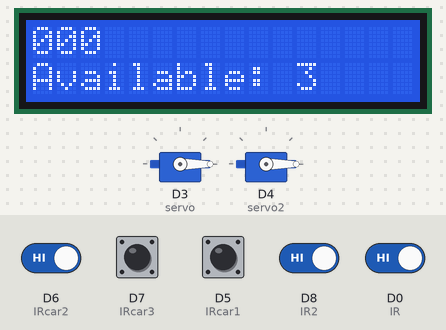
This sketch was run on a simulated ESP8266 (NodeMCU). On the bench: 16×2 character LCD, 2 × servo. The test bench sets the inputs (shaded band); at power-on: D0 (IR), D5 (IRcar1), D6 (IRcar2), D7 (IRcar3), D8 (IR2) HIGH. WiFi joins after 1.5 s; servers stay silent unless stated; what the sketch prints to the serial monitor is not drawn.

Above: at 2.9 s.
3.0 s: D8 (IR2) driven LOW
At 3.6 s:
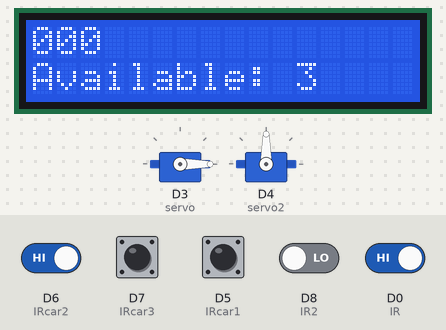
4.6 s: D0 (IR) driven LOW
At 6.5 s:
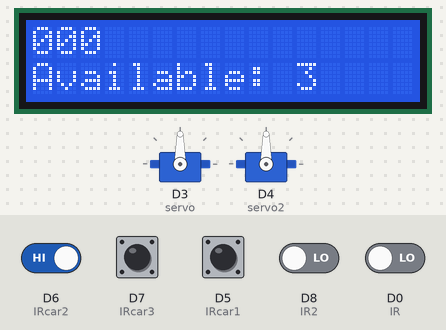
6.8 s: D6 (IRcar2) driven LOW
At 9.8 s:
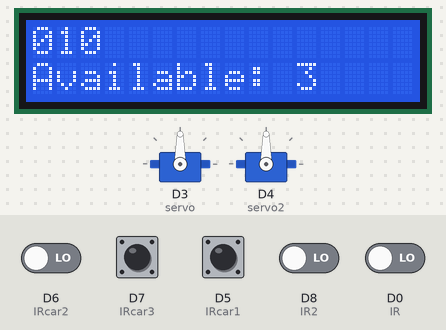
Timing chart, 0 to 11.3 s (numbered marks = the images above; inputs shaded):
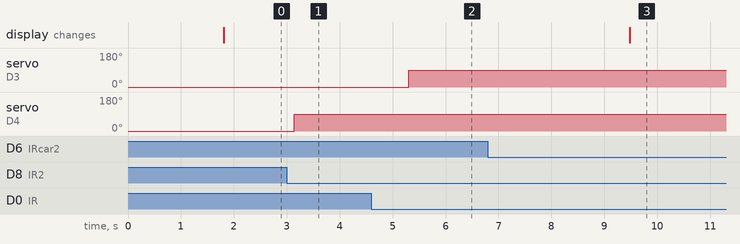

The sketch:

ServerTest.ino
```cpp
#include <LiquidCrystal_I2C.h>
LiquidCrystal_I2C lcd(0x27,16,2);

#include <Servo.h>


#include <ESP8266WiFi.h>
#define WIFI_SSID "Yoo"
#define WIFI_PASSWORD "freeloader"
WiFiServer server(80);

#include "FirebaseESP8266.h"
#define FIREBASE_HOST "test-98fc6.firebaseio.com"
#define FIREBASE_AUTH "jgklbUwA9Ht0fMmWOrkeLD7AfQmdTtInXDmzHGZ5"
FirebaseData firebaseData;

#define IR D0
#define IR2 D8

#define IRcar1 D5
#define IRcar2 D6
#define IRcar3 D7


#define servoVer D3
#define servoVer2 D4
Servo servo;
Servo servo2;


bool ir;
bool ir2;
bool ircar1;
bool ircar2;
bool ircar3;
int count = 3;
int slot1 = 0;
int slot2 = 0;
int slot3 = 0;
int ava;

void setup() {
  // put your setup code here, to run once:

//Serial.begin(9600);
    Serial.begin(115200);
    delay(10);

  // Connect to WiFi network
  Serial.println();
  Serial.println();
  Serial.print("Connecting to ");
  Serial.println(WIFI_SSID);

  WiFi.begin(WIFI_SSID, WIFI_PASSWORD);

  while (WiFi.status() != WL_CONNECTED)
  {
    Serial.print(".");
    delay(300);
  }
  Serial.println("");
  Serial.println("WiFi connected");

    // Start the server
  server.begin();
  Serial.println("Server started");

  // Print the IP address
  Serial.print("URL to connect: ");
  Serial.print("http://");
  Serial.print(WiFi.localIP());
  Serial.println("/");


  Firebase.begin(FIREBASE_HOST, FIREBASE_AUTH);
  Firebase.reconnectWiFi(true);
  Firebase.setInt(firebaseData, "/Available Parking Slots :", 3);


lcd.begin();
lcd.setCursor(0,0);
lcd.print("000");
pinMode(IR,INPUT);
pinMode(IR2,INPUT);
pinMode(IRcar1,INPUT);
pinMode(IRcar2,INPUT);
pinMode(IRcar3,INPUT);
//pinMode(servoVer,OUTPUT);
//pinMode(servoVer2,OUTPUT);
servo.attach(D3);//D3
servo2.attach(D4);//D4
servo.write(0);


servo2.write(0);

lcd.begin();
lcd.print("000");

}

void loop() {
  // put your main code here, to run repeatedly:

  ir = digitalRead(IR);
  ir2 = digitalRead(IR2);

  ircar1 = digitalRead(IRcar1);
  ircar2 = digitalRead(IRcar2);
  ircar3 = digitalRead(IRcar3);
  //lcd.begin();
  //lcd.print("000");

  lcd.setCursor(0,0);
  lcd.print(slot1);
  lcd.setCursor(1,0);
  lcd.print(slot2);
  lcd.setCursor(2,0);
  lcd.print(slot3);

if(ircar1 == 0)
  {
    Serial.println("Slot 1 is full");
    lcd.setCursor(0,0);
    slot1 = 1;
    lcd.print(slot1);
  }
  else {slot1 = 0;}

 if(ircar2 == 0)
  {
    Serial.println("Slot 2 is full");
    lcd.setCursor(1,0);
    slot2 = 1 ;

    lcd.print(slot2);
  }
 else {slot2 =0;}

  if(ircar3 == 0)
  {
    Serial.println("Slot 3 is full");
    lcd.setCursor(2,0);
    slot3 = 1 ;

    lcd.print(slot3);
  }
  else { slot3 = 0;}

  if(ir == 0)
  {
    Serial.println("object1 found");
    servo.write(90);
    delay(2000);
  }

  else if (ir == 1)
  {
    Serial.println("nothing");
    servo.write(0);
   // delay(1000);
  }


  if(ir2 == 0)
  {
    Serial.println("object2 found");
    servo2.write(90);
    delay(2000);

  }
  else if (ir2 == 1)
  {
    Serial.println("nothing2");
    servo2.write(0);
   // delay(2000);
  }

  lcd.setCursor(0,1);
  lcd.print("Available:");
  lcd.setCursor(11,1);
  ava = (3-(slot1+slot2+slot3));
  lcd.print(ava);


  if(Firebase.setInt(firebaseData, "/Available Parking Slots :", ava))
  {

     Serial.println("Set int data success");

  }else{


    Serial.print("Error in setInt, ");
    Serial.println(firebaseData.errorReason());
  }

  WiFiClient client = server.available();
  if (!client) {
    return;
  }

  client.println("HTTP/1.1 200 OK");
  client.println("Content-Type: text/html");
  client.println(""); //  do not forget this one
  client.println("<!DOCTYPE HTML>");
  client.println("<html>");

  client.print("BOOKED: ");
   client.print("<br>");

  if(ircar1 == 0) {
    client.print("<img src=\"https://i.ibb.co/3sc0JLp/car1.png\" width=\"440\" height=\"860\">");
  }

    if(ircar2 == 0) {
    client.print("<img src=\"https://i.ibb.co/LhnvMM4/car2.png\" width=\"440\" height=\"860\">");
  }


   if(ircar3 == 0) {
    client.print("<img src=\"https://i.ibb.co/THb3WsD/car3.png\" width=\"440\" height=\"860\">");
  }
 client.println("</html>");

  delay(1);
  Serial.println("Client disonnected");
  Serial.println("");

}
```

Measured:
- after the input at 3.0 s, servo on D4 (servo2): 0° → 90° after 0.14 s
- after the input at 4.6 s, servo on D3 (servo): 0° → 90° after 0.71 s
- after the input at 6.8 s, the display: changes after 2.7 s (image 3)
